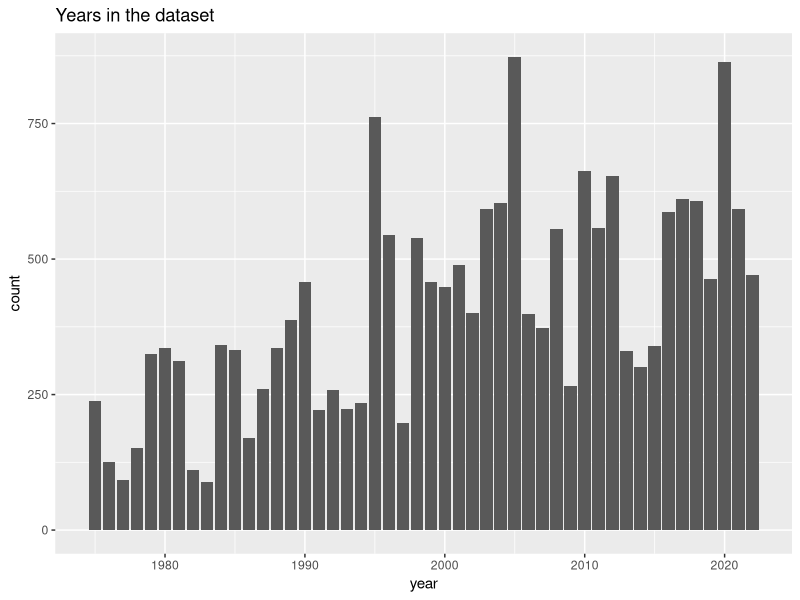
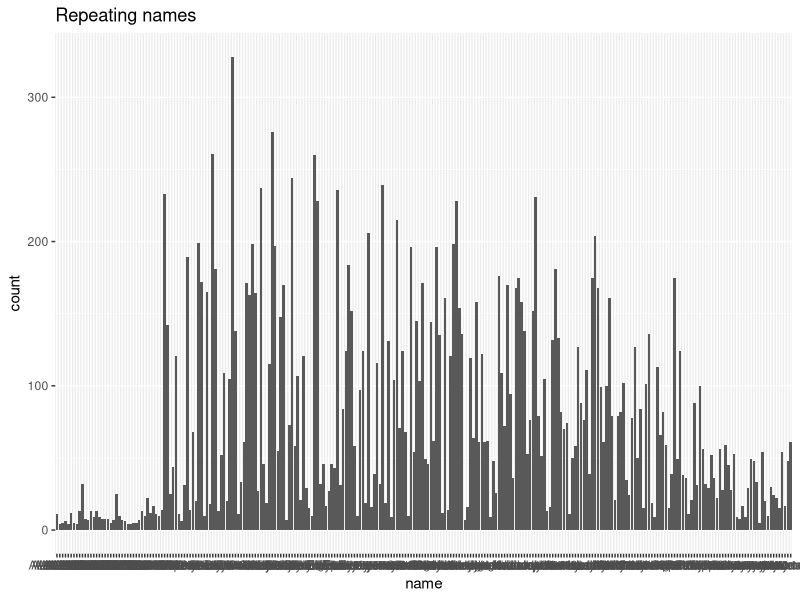
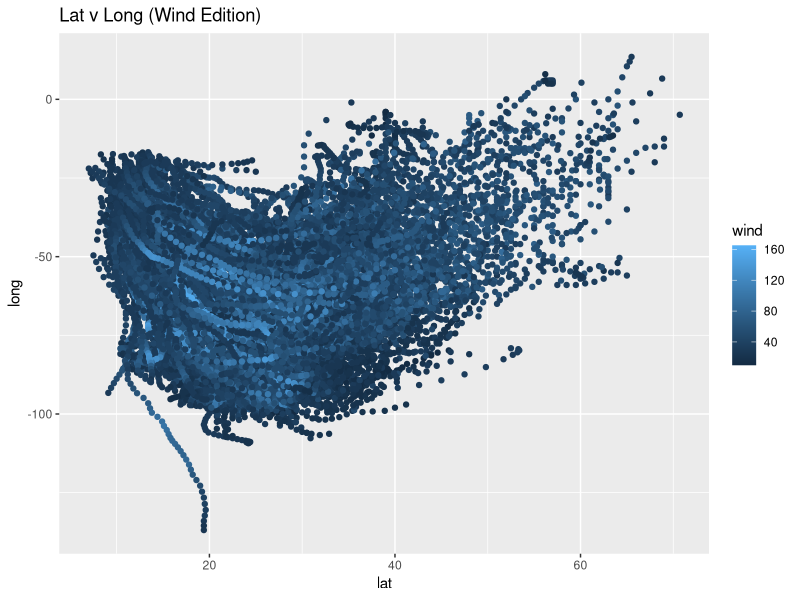
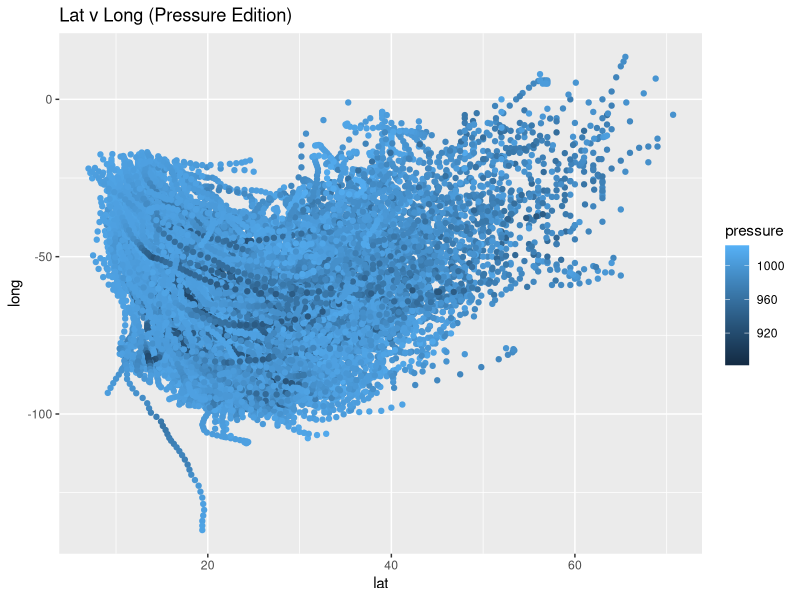
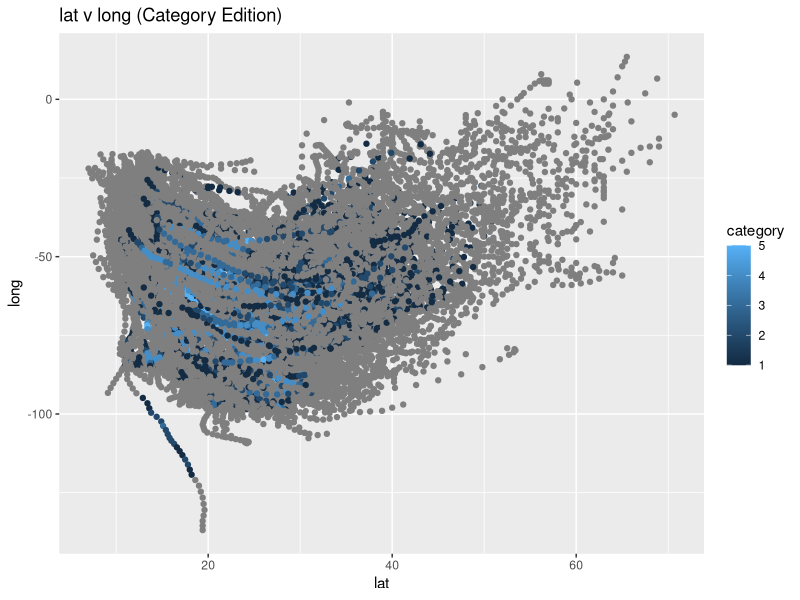
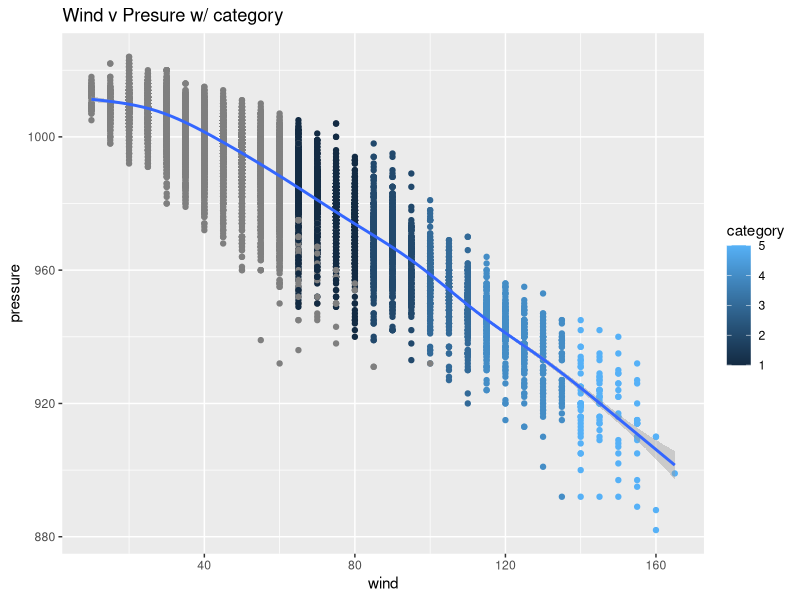
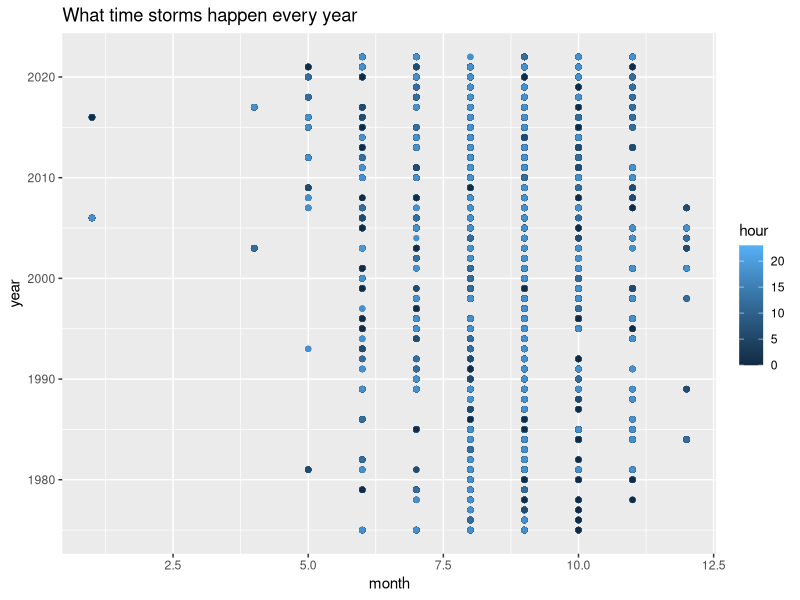
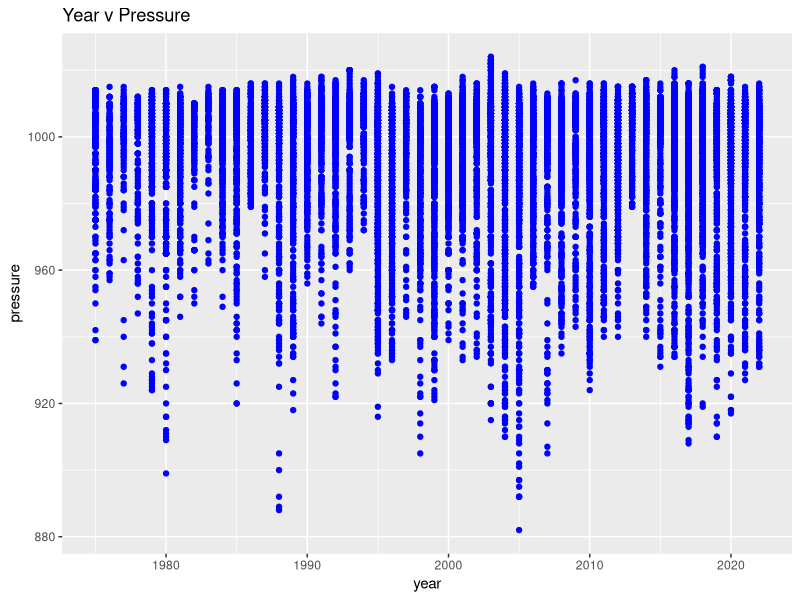

Recreate these plots in R, in order.
library(tidyverse) #loading the lib

storms

# name  |   year    |month  |day    |hour   |lat    
# <chr> |   <dbl>   |<dbl>  |<int>  |<dbl>  |<dbl>  

# |long   |status |category   |wind   |pressure
# |<dbl>  |<chr>  |<ord>      |<int>  |<int>

head = ggplot(data=storms)

# 0.0 Playing Around
head +
geom_bar(mapping=aes(x=year)) +
ggtitle("Years in the dataset")

# 0.1 Playing Around
head +
geom_bar(mapping=aes(x=name)) +
ggtitle("Repeating names")

# 1.0 Jake
head +  
geom_point(mapping=aes(x=lat, y=long, color=wind))  +
ggtitle("Lat v Long (Wind Edition)")

# 1.1 Jake
head +  
geom_point(mapping=aes(x=lat, y=long, color=pressure)) +
ggtitle("Lat v Long (Pressure Edition)")

# 1.2 Jake
head +  
geom_point(mapping=aes(x=lat, y=long, color=category)) +
ggtitle("lat v long (Category Edition)")

# 2 Jake
head +  
geom_point(mapping=aes(x=wind, y=pressure, color=category)) +
geom_smooth(mapping = aes(x = wind, y = pressure)) +
ggtitle("Wind v Presure w/ category")

# 3 Jake
head +  
geom_point(mapping=aes(x=month, y=year, color=hour)) +
ggtitle("What time storms happen every year")
# This probablly really says something cool if I could see colors

# 4 Cam
head + 
geom_point(mapping = aes(x = year, y = pressure), color="blue") +
ggtitle("Year v Pressure")

# 5 Cam
head + 
geom_point(mapping = aes(x = month, y = pressure), color="blue") + 
ggtitle("Month v Pressure")
# The pressure in the storms did not have a trend from year to year, but there was a trend across months. 
# Typically, summer months had a much higher spread in pressure than winter months.


# 6 Cole
head + 
geom_bar(mapping=aes(x=status, fill=status)) + 
facet_wrap(~year) +
ggtitle("Status per year")

# shows how many of the different types of storms over the years.
